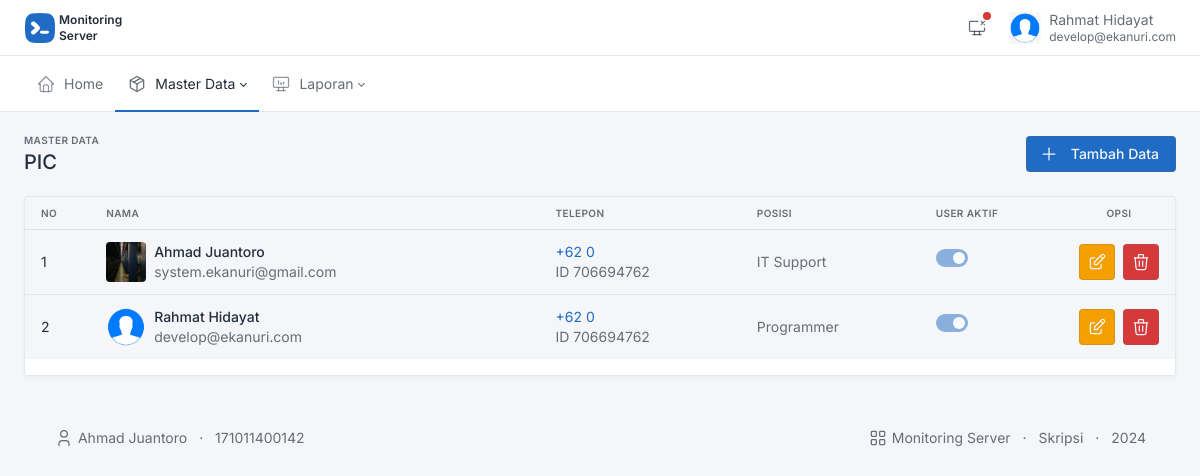
The app's page /modul/index.php?pg=pic (signed in) with its own data.
### tables this page shows
CREATE TABLE `pic` (
  `id_pic` int NOT NULL AUTO_INCREMENT,
  `nm_pic` varchar(50) NOT NULL,
  `chat_id` char(50) DEFAULT NULL,
  `email` varchar(50) NOT NULL,
  `password` text NOT NULL,
  `posisi` enum('Admin IT','Head IT','IT Support','Programmer') DEFAULT NULL,
  `no_telp` bigint DEFAULT '0',
  `monitoring_aktif` tinyint(1) NOT NULL DEFAULT '0',
  `user_aktif` tinyint(1) NOT NULL,
  `foto` varchar(50) DEFAULT NULL,
  PRIMARY KEY (`id_pic`)
);

### fungsi.php (called while the page is built, shortened)
<?php
function cek_foto($data)
{
    $foto = file_exists("../assets/img/foto/$data") && isset($data) ? $data : 'avatars.png';
    return $foto;
}

### modul/pic.php (the view, shortened to what this page needs)
<?php
$queryPIC = mysqli_query($konek, "SELECT * FROM pic ORDER BY nm_pic ASC");
$no = 1;
?>
<div class="container-xxl">
    <div class="page-header d-print-none">
        <div class="row align-items-center">
            <div class="col">
                <div class="page-pretitle">Master Data</div>
                <h2 class="page-title">PIC</h2>
            </div>
            <div class="col-auto ms-auto d-print-none">
                <div class="btn-list">
                    <a href="#" class="btn btn-primary d-none d-sm-inline-block" data-bs-toggle="modal" data-bs-target="#modal-tambah">
                        Tambah Data
                    </a>
                </div>
            </div>
        </div>
    </div>
</div>
<div class="page-body">
    <div class="container-xxl">
        <div class="row row-deck row-cards">
            <div class="col-12">
                <div class="card">
                    <div class="table-responsive">
                        <table class="table table-vcenter table-mobile-md card-table datatable">
                            <thead>
                                <tr>
                                    <th>No</th>
                                    <th>Nama</th>
                                    <th>Telepon</th>
                                    <th>Posisi</th>
                                    <th>User Aktif</th>
                                    <th class="w-1 text-center">Opsi</th>
                                </tr>
                            </thead>
                            <tbody>
                                <?php while ($dataPIC = mysqli_fetch_assoc($queryPIC)) { ?>
                                    <tr>
                                        <td><?= $no; ?></td>
                                        <td data-label="Name">
                                            <div class="d-flex py-1 align-items-center">
                                                <span class="avatar me-2" style="background-image: url(../assets/img/foto/<?= cek_foto($dataPIC['foto']); ?>)"></span>
                                                <div class="flex-fill">
                                                    <div class="font-weight-medium"><?= $dataPIC['nm_pic']; ?></div>
                                                    <div class="text-muted"><a href="mailto:<?= $dataPIC['email']; ?>" class="text-reset"><?= $dataPIC['email']; ?></a></div>
                                                </div>
                                            </div>
                                        </td>
                                        <td data-label="Title">
                                            <a href="http://wa.me/62<?= $dataPIC['no_telp']; ?>" target="_blank">+62 <?= $dataPIC['no_telp']; ?></a>
                                            <div class="text-muted">ID <?= $dataPIC['chat_id']; ?></div>
                                        </td>
                                        <td class="text-muted" data-label="Role">
                                            <?= $dataPIC['posisi'] ?>
                                        </td>
                                        <td class="text-muted" data-label="Role">
                                            <div class="form-check form-switch">
                                                <input type="checkbox" class="form-check-input" role="switch" <?= $dataPIC['user_aktif'] == 1 ? 'checked' : ''; ?> disabled>
                                            </div>
                                        </td>
                                        <td>
                                            <div class="btn-list flex-nowrap">
                                                <button class="btn btn-yellow  w-100 btn-icon" data-bs-toggle="modal" data-bs-target="#modal-rubah-<?= $dataPIC['id_pic']; ?>">
                                                </button>
                                                <button class="btn btn-red  w-100 btn-icon" data-bs-toggle="modal" data-bs-target="#modal-hapus-<?= $dataPIC['id_pic']; ?>">
                                                </button>
                                            </div>
                                        </td>
                                    </tr>
                                <?php $no++;
                                } ?>
                            </tbody>
                        </table>
                    </div>
                </div>
            </div>
        </div>
    </div>
</div>

### modul/index.php (shortened to what this page needs)
<?php
include "../fungsi.php";
$id_pic = $_SESSION['id'];
$queryUser = mysqli_query($konek, "SELECT * FROM pic WHERE id_pic = '$id_pic'");
$dataUser = mysqli_fetch_assoc($queryUser);
$mon_aktif = $dataUser['monitoring_aktif'];
?>
<!DOCTYPE html>
<html lang="en">
<head>
	<link href="../assets/css/tabler.min.css" rel="stylesheet">
	<link href="../assets/css/tabler-flags.min.css" rel="stylesheet">
	<link href="../assets/css/tabler-payments.min.css" rel="stylesheet">
	<link href="../assets/css/tabler-vendors.min.css" rel="stylesheet">
	<link href="../assets/css/demo.min.css" rel="stylesheet">
</head>
<body class="antialiased">
	<div class="wrapper">
		<header class="navbar navbar-expand-md navbar-light d-print-none">
			<div class="container-xxl">
				<h1 class="navbar-brand navbar-brand-autodark d-none-navbar-horizontal pe-0 pe-md-3">
					<a href=".">
						<img src="../assets/img/gambar/logo-small.svg" width="110" height="32" alt="Monitoring Server" class="navbar-brand-image" />
					</a>
					<label style="font-size: 12px;" class="custom-control-label">&nbsp;Monitoring<br>&nbsp;Server</label>
				</h1>
				<div class="navbar-nav flex-row order-md-last">
					<div class="nav-item dropdown d-none d-md-flex me-3" data-bs-toggle="tooltip" title="Monitoring Manual">
						<?php if ($mon_aktif == "1") { ?>
							<a href="#" class="nav-link px-0" data-bs-toggle="dropdown" tabindex="-1" aria-label="Show notifications">
								<svg xmlns="http://www.w3.org/2000/svg" class="icon icon-tabler icon-tabler-device-desktop" width="24" height="24" viewBox="0 0 24 24" stroke-width="2" stroke="currentColor" fill="none" stroke-linecap="round" stroke-linejoin="round">
									<path stroke="none" d="M0 0h24v24H0z" fill="none"></path>
									<rect x="3" y="4" width="18" height="12" rx="1"></rect>
									<line x1="7" y1="20" x2="17" y2="20"></line>
									<line x1="9" y1="16" x2="9" y2="20"></line>
									<line x1="15" y1="16" x2="15" y2="20"></line>
								</svg>
								<span class="badge bg-success"></span>
							</a>
							<div class="dropdown-menu dropdown-menu-end dropdown-menu-arrow">
								<a href="monitoring_status.php?id=<?= enkripsi($id_pic); ?>&status=<?= enkripsi("1") ?>" class="dropdown-item active"><span class="badge bg-success me-1"></span>Active</a>
								<a href="monitoring_status.php?id=<?= enkripsi($id_pic); ?>&status=<?= enkripsi("0") ?>" class="dropdown-item "><span class="badge bg-danger me-1"></span>Inactive</a>
							</div>
						<?php } else { ?>
							<a href="#" class="nav-link px-0" data-bs-toggle="dropdown" tabindex="-1" aria-label="Show notifications">
								<span class="badge bg-danger"></span>
							</a>
						<?php } ?>
					</div>
					<div class="nav-item dropdown">
						<a href="#" class="nav-link d-flex lh-1 text-reset p-0" data-bs-toggle="dropdown" aria-label="Open user menu">
							<span class="avatar avatar-sm" style="background-image: url(../assets/img/foto/<?= cek_foto($dataUser['foto']); ?>)"></span>
							<div class="d-none d-xl-block ps-2">
								<div><?= $dataUser['nm_pic']; ?></div>
								<div class="mt-1 small text-muted"><?= $dataUser['email']; ?></div>
							</div>
						</a>
					</div>
				</div>
			</div>
		</header>
		<div class="navbar-expand-md">
			<div class="collapse navbar-collapse" id="navbar-menu">
				<div class="navbar navbar-light">
					<div class="container-xxl">
						<ul class="navbar-nav">
							<li class="nav-item <?= !isset($_GET['pg']) ? 'active' : ''; ?> ">
								<a class="nav-link" href=".">
									<span class="nav-link-icon d-md-none d-lg-inline-block">
									</span>
									<span class="nav-link-title">Home</span>
								</a>
							</li>
							<li class="nav-item dropdown <?= $_GET['pg'] == 'ip_domain' || $_GET['pg'] == 'pic'  ? 'active' : ''; ?>">
								<a class="nav-link dropdown-toggle" href="" data-bs-toggle="dropdown" role="button" aria-expanded="false">
									<span class="nav-link-icon d-md-none d-lg-inline-block">
									</span>
									<span class="nav-link-title"> Master Data </span>
								</a>
							</li>
							<li class="nav-item dropdown <?= $_GET['pg'] == 'laporan'  ? 'active' : ''; ?>">
								<a class="nav-link dropdown-toggle" href="" data-bs-toggle="dropdown" role="button" aria-expanded="false">
									<span class="nav-link-icon d-md-none d-lg-inline-block">
									</span>
									<span class="nav-link-title"> Laporan </span>
								</a>
							</li>
						</ul>
					</div>
				</div>
			</div>
		</div>
		<div class="page-wrapper">
			<?php include "page.php";
			?>
			<footer class="footer footer-transparent d-print-none">
				<div class="container">
					<div class="row text-center align-items-center flex-row-reverse">
						<div class="col-lg-auto ms-lg-auto">
							<ul class="list-inline list-inline-dots mb-0">
								<li class="list-inline-item">
									Monitoring Server
								</li>
								<li class="list-inline-item">
									Skripsi
								</li>
								<li class="list-inline-item">
									<?= date("Y"); ?>
								</li>
							</ul>
						</div>
						<div class="col-12 col-lg-auto mt-3 mt-lg-0">
							<ul class="list-inline list-inline-dots mb-0">
								<li class="list-inline-item">
									Ahmad Juantoro
								</li>
								<li class="list-inline-item">
									171011400142
								</li>
							</ul>
						</div>
					</div>
				</div>
			</footer>
		</div>
	</div>
</body>
</html>

### modul/page.php
<?php
$page = isset($_GET['pg']) ? $_GET['pg'] : "";
if ($page == "") {
    include_once "home.php";
} elseif ($page == "ip_domain") {
    include_once "ip_domain.php";
} elseif ($page == "pic") {
    include_once "pic.php";
} elseif ($page == "laporan") {
    include_once "laporan.php";
} elseif ($page == "dtl_laporan") {
    include_once "dtl_laporan.php";
}

### records on screen
pic: nm_pic "Rahmat Hidayat", email "develop@ekanuri.com", shows a picture, no_telp "0", chat "706694762", posisi "Programmer", user_aktif "☑"
pic: foto (picture), nm_pic "Ahmad Juantoro", email "system.ekanuri@gmail.com", no_telp "0", chat "706694762", posisi "IT Support", user_aktif "☑"
